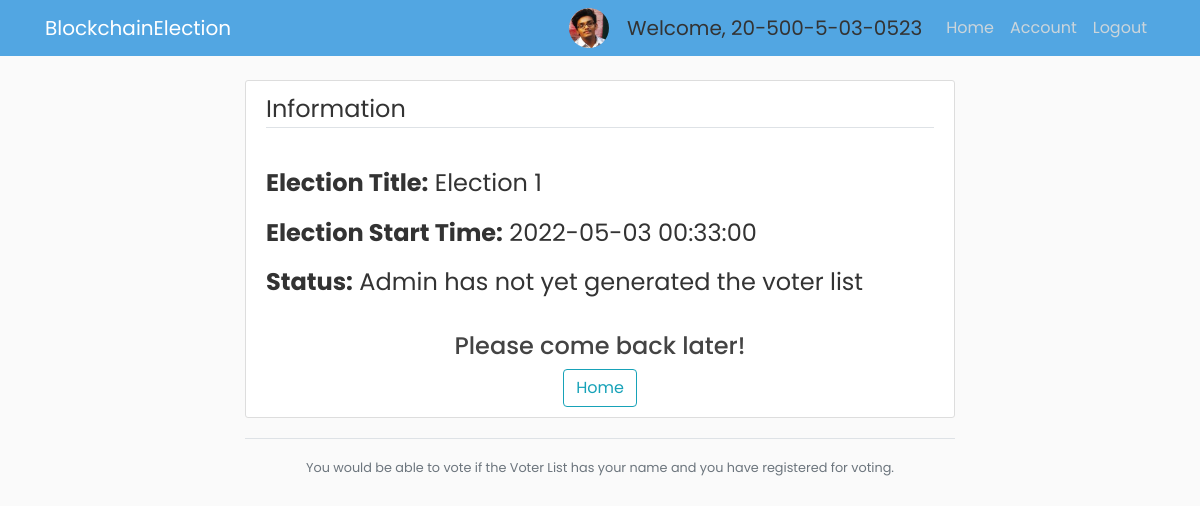
Screenshot of /election/E2/view (signed in) with the database file from the repository.
### app/models.py (models this page shows, shortened)
class Voter(db.Model, UserMixin):
    id = db.Column(db.Integer, primary_key=True)
    cin = db.Column(db.String(30), unique=True, nullable=False)
    name = db.Column(db.String(255), nullable=False)
    email = db.Column(db.String(30), unique=True, nullable=False)
    dept = db.Column(db.String(4), db.ForeignKey('department.dept_code'), nullable=False)
    imagefile = db.Column(db.String(20), nullable=False, default='default.jpg')
    password = db.Column(db.String(60), nullable=False)
    join_year = db.Column(db.Integer, nullable=False, default=2016)
    is_admin = db.Column(db.Boolean, default=False, nullable=False)

class Election(db.Model):
    election_id = db.Column(db.String(5), primary_key=True, nullable=False)
    election_title = db.Column(db.String(255), nullable=False)
    create_date = db.Column(db.DateTime, nullable=False, default=datetime.utcnow)
    start_date = db.Column(db.DateTime, nullable=False, default=datetime.utcnow)
    end_date = db.Column(db.DateTime, db.CheckConstraint("end_date > start_date"), nullable=False)
    public_key = db.Column(db.Text, nullable=False, unique=True)
    max_attempt = db.Column(db.Integer, nullable=False, default=3)
    election_state = db.Column(db.String(30), db.CheckConstraint("election_state in ('upcoming', 'ongoing', 'over', 'counting_finished','past')"))
    results_published = db.Column(db.Boolean, nullable=False, default=False)

### app/routes.py (the view, shortened to what this page needs)
@app.route("/election/<id>/view", methods=['GET', 'POST'])
@login_required
def view_election(id):
    curr_election = Election.query.where(Election.election_id==id).first()
    if curr_election.election_state == 'upcoming':
        bg_color_election_state = "bg-primary"
    elif curr_election.election_state == 'ongoing':
        bg_color_election_state = "bg-warning"
    elif curr_election.election_state == "over":
        bg_color_election_state = "bg-info"
    elif curr_election.election_state == "past":
        bg_color_election_state = "bg-success"
    elif curr_election.election_state == "counting_finished":
        bg_color_election_state = "bg-danger"
    if current_user.is_admin and curr_election.election_state == 'upcoming':
        form = NewElectionForm(obj=curr_election)
        if form.validate_on_submit():
            if form.submit.data:
                curr_election.election_title = form.election_title.data
                curr_election.start_date=form.start_date.data
                curr_election.max_attempt=form.max_attempt.data
                curr_election.public_key=form.public_key.data
                db.session.commit()
                flash('Election Modified Successfully!', 'success')
                return redirect(url_for('gen_voter_list', election_id=curr_election.election_id))
            elif form.generate_keys.data:
                pubkey, privkey = paillier.generate_key_pair()
                pubkey_json = json.loads(pubkey)
                privkey_json = json.loads(privkey)
                form.public_key.data = pubkey_json["n"]
                form.private_key_p.data = privkey_json["p"]
                form.private_key_q.data = privkey_json["q"]
                return render_template("modify_election.html", private_key=privkey, election_id=curr_election.election_id, bg_color_election_state=bg_color_election_state, election_state=curr_election.election_state, title="Modify Election", form=form)
            elif form.delete_election.data:
                Election.query.filter_by(election_id=curr_election.election_id).delete()
                db.session.commit()
                flash('Successfully Deleted that Election!', 'success')
                return redirect(url_for('home'))
        else:
            return render_template("modify_election.html", election_id=curr_election.election_id, bg_color_election_state=bg_color_election_state, election_state=curr_election.election_state,title="Modify Election", form=form)
    elif curr_election.election_state == 'past':
        return "Summary page"
    elif not current_user.is_admin and curr_election.election_state == 'ongoing':
        is_voter_list_generated = Voter_List.query.filter_by(election_id=curr_election.election_id).first()
        is_candidate_list_generated = CandidateList.query.filter_by(election_id=curr_election.election_id).first()
        if not is_voter_list_generated:
            return render_template("voterlist_not_generated.html", voter_id=current_user.id, election_title=curr_election.election_title, start_date=curr_election.start_date, election_state=curr_election.election_state)
    elif not current_user.is_admin and curr_election.election_state == 'over' or curr_election.election_state == 'counting_finished':
        return "Results are yet to be published"

### app/models.py (called while the page is built)
@login_manager.user_loader
def load_user(user_id):
    return Voter.query.get(int(user_id))

### app/templates/voterlist_not_generated.html
{% extends 'home_base.html' %}
{% block content %}
<div class="content-section">
    <legend class="border-bottom mb-4">Information</legend>
    <div class="spacing"><span class="spn"><span class="spn-special">Election Title:</span> {{ election_title }}</span></div>
    <div class="spacing"><span class="spn"><span class="spn-special">Election Start Time:</span> {{ start_date }}</span></div>
    <div class="spacing"><span class="spn"><span class="spn-special">Status:</span> Admin has not yet generated the voter list</span></div>
    <center class="top-space">
        <h4>Please come back later!</h4>
        <a class="btn btn-outline-info" href="{{ url_for('voter') }}">Home</a>
    </center>
</div>
<div class="border-top pt-3">
    <center><small class="text-muted">
      You would be able to vote if the Voter List has your name and you have registered for voting.
    </small></center>
</div>
{% endblock %}

### app/templates/navbar.html (shortened to what this page needs)
<header class="site-header">
  <nav class="navbar navbar-expand-md navbar-dark bg-steel fixed-top">
    <div class="container">
      <a class="navbar-brand mr-4" href="{{ url_for('home') }}">BlockchainElection</a>
      <div class="collapse navbar-collapse" id="navbarToggle">
        <div class="navbar-nav ml-auto">
          {% if current_user.is_admin %}
          <img class="rounded-circle account-img-small" src="/static/profile_pics/{{ current_user.imagefile }}">
          <a class="navbar-brand disabled ml-2" style="cursor: default;">Welcome, {{ current_user.cin }}</a>
          {% raw %}
          {% endraw %}
          <a class="nav-item nav-link" href="{{ url_for('admin') }}">Home</a>
          <a class="nav-item nav-link" href="{{ url_for('account') }}">Account</a>
          <a class="nav-item nav-link" href="{{ url_for('logout') }}">Logout</a>
          {% elif current_user.is_authenticated %}
          <img class="rounded-circle account-img-small" src="/static/profile_pics/{{ current_user.imagefile }}">
          <a class="navbar-brand disabled ml-2" style="cursor: default;">Welcome, {{ current_user.cin }}</a>
          <a class="nav-item nav-link" href="{{ url_for('voter') }}">Home</a>
          <a class="nav-item nav-link" href="{{ url_for('account') }}">Account</a>
          <a class="nav-item nav-link" href="{{ url_for('logout') }}">Logout</a>
          {% else %}
            <a class="nav-item nav-link" href="{{ url_for('login') }}">Login</a>
            <a class="nav-item nav-link" href="{{ url_for('register') }}">Register</a>
          {% endif %}
        </div>
      </div>
    </div>
  </nav>
</header>

### app/static/main.css (style rules this page uses)
body { background: #fafafa; color: #333333; margin-top: 5rem; font-family: "Poppins", sans-serif; }
h1, h2, h3, h4, h5, h6 { color: #444444; }
.bg-steel { background-color: #52a6e2; }
.site-header .navbar-nav .nav-link { color: #cbd5db; }
.content-section { background: #ffffff; padding: 10px 20px; border: 1px solid #dddddd; border-radius: 3px; margin-bottom: 20px; }
.account-img-small { height: 40px; width: 40px; margin-right: 10px; }
.spacing { padding-top: 2%; }
.spn { font-size: 1.5rem; }
.spn-special { font-weight: bold; }
.top-space { margin-top: 2rem; }

### rows the page displays
Voter: imagefile (picture), cin "20-500-5-03-0523"
Election: election_title "Election 1", start_date "2022-05-03 00:33:00"
